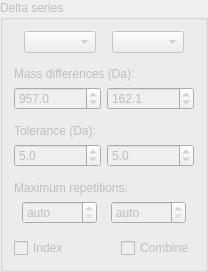
       <widget class="QGroupBox" name="gbDeltaSeries">
        <property name="enabled">
         <bool>false</bool>
        </property>
        <property name="sizePolicy">
         <sizepolicy hsizetype="Fixed" vsizetype="Fixed">
          <horstretch>0</horstretch>
          <verstretch>0</verstretch>
         </sizepolicy>
        </property>
        <property name="minimumSize">
         <size>
          <width>159</width>
          <height>0</height>
         </size>
        </property>
        <property name="title">
         <string>Delta series</string>
        </property>
        <layout class="QGridLayout" name="gridLayout_9" rowstretch="0,0,0,0,0,0,0,0,0,0,0,0,0">
         <property name="verticalSpacing">
          <number>6</number>
         </property>
         <item row="12" column="0">
          <layout class="QHBoxLayout" name="horizontalLayout_13">
           <item>
            <widget class="QCheckBox" name="chIndexDelta">
             <property name="text">
              <string>Index</string>
             </property>
            </widget>
           </item>
           <item>
            <spacer name="horizontalSpacer_7">
             <property name="orientation">
              <enum>Qt::Horizontal</enum>
             </property>
             <property name="sizeHint" stdset="0">
              <size>
               <width>5</width>
               <height>20</height>
              </size>
             </property>
            </spacer>
           </item>
           <item>
            <widget class="QCheckBox" name="chCombineDelta">
             <property name="text">
              <string>Combine</string>
             </property>
            </widget>
           </item>
          </layout>
         </item>
         <item row="5" column="0">
          <widget class="QLabel" name="label_3">
           <property name="text">
            <string>Tolerance (Da):</string>
           </property>
          </widget>
         </item>
         <item row="6" column="0">
          <layout class="QHBoxLayout" name="horizontalLayout_7">
           <item>
            <widget class="QDoubleSpinBox" name="sbDeltaTolerance1">
             <property name="minimumSize">
              <size>
               <width>75</width>
               <height>20</height>
              </size>
             </property>
             <property name="decimals">
              <number>1</number>
             </property>
             <property name="minimum">
              <double>0.100000000000000</double>
             </property>
             <property name="singleStep">
              <double>0.100000000000000</double>
             </property>
             <property name="value">
              <double>5.000000000000000</double>
             </property>
            </widget>
           </item>
           <item>
            <widget class="QDoubleSpinBox" name="sbDeltaTolerance2">
             <property name="minimumSize">
              <size>
               <width>75</width>
               <height>20</height>
              </size>
             </property>
             <property name="decimals">
              <number>1</number>
             </property>
             <property name="minimum">
              <double>0.100000000000000</double>
             </property>
             <property name="singleStep">
              <double>0.100000000000000</double>
             </property>
             <property name="value">
              <double>5.000000000000000</double>
             </property>
            </widget>
           </item>
          </layout>
         </item>
         <item row="2" column="0">
          <widget class="QLabel" name="label_7">
           <property name="text">
            <string>Mass differences (Da):</string>
           </property>
          </widget>
         </item>
         <item row="3" column="0">
          <layout class="QHBoxLayout" name="horizontalLayout_9">
           <item>
            <widget class="QDoubleSpinBox" name="sbDeltaValue1">
             <property name="enabled">
              <bool>false</bool>
             </property>
             <property name="minimumSize">
              <size>
               <width>75</width>
               <height>20</height>
              </size>
             </property>
             <property name="decimals">
              <number>1</number>
             </property>
             <property name="minimum">
              <double>1.000000000000000</double>
             </property>
             <property name="maximum">
              <double>1000.000000000000000</double>
             </property>
             <property name="singleStep">
              <double>0.100000000000000</double>
             </property>
             <property name="value">
              <double>957.000000000000000</double>
             </property>
            </widget>
           </item>
           <item>
            <widget class="QDoubleSpinBox" name="sbDeltaValue2">
             <property name="minimumSize">
              <size>
               <width>75</width>
               <height>20</height>
              </size>
             </property>
             <property name="decimals">
              <number>1</number>
             </property>
             <property name="minimum">
              <double>1.000000000000000</double>
             </property>
             <property name="maximum">
              <double>1000.000000000000000</double>
             </property>
             <property name="singleStep">
              <double>0.100000000000000</double>
             </property>
             <property name="value">
              <double>162.099999999999994</double>
             </property>
            </widget>
           </item>
          </layout>
         </item>
         <item row="8" column="0">
          <widget class="QLabel" name="label_11">
           <property name="text">
            <string>Maximum repetitions:</string>
           </property>
          </widget>
         </item>
         <item row="9" column="0">
          <layout class="QHBoxLayout" name="horizontalLayout_12">
           <item>
            <widget class="QSpinBox" name="sbDeltaRepetition1">
             <property name="minimumSize">
              <size>
               <width>75</width>
               <height>20</height>
              </size>
             </property>
             <property name="maximumSize">
              <size>
               <width>75</width>
               <height>16777215</height>
              </size>
             </property>
             <property name="specialValueText">
              <string>auto</string>
             </property>
             <property name="minimum">
              <number>-1</number>
             </property>
             <property name="maximum">
              <number>99</number>
             </property>
             <property name="value">
              <number>-1</number>
             </property>
            </widget>
           </item>
           <item>
            <widget class="QSpinBox" name="sbDeltaRepetition2">
             <property name="minimumSize">
              <size>
               <width>75</width>
               <height>20</height>
              </size>
             </property>
             <property name="maximumSize">
              <size>
               <width>75</width>
               <height>16777215</height>
              </size>
             </property>
             <property name="specialValueText">
              <string>auto</string>
             </property>
             <property name="minimum">
              <number>-1</number>
             </property>
             <property name="maximum">
              <number>99</number>
             </property>
             <property name="value">
              <number>-1</number>
             </property>
            </widget>
           </item>
          </layout>
         </item>
         <item row="0" column="0">
          <layout class="QHBoxLayout" name="horizontalLayout_10">
           <item>
            <spacer name="horizontalSpacer_3">
             <property name="orientation">
              <enum>Qt::Horizontal</enum>
             </property>
             <property name="sizeHint" stdset="0">
              <size>
               <width>10</width>
               <height>20</height>
              </size>
             </property>
            </spacer>
           </item>
           <item>
            <widget class="QComboBox" name="cbDeltaSymbol1">
             <property name="minimumSize">
              <size>
               <width>0</width>
               <height>0</height>
              </size>
             </property>
             <property name="iconSize">
              <size>
               <width>20</width>
               <height>20</height>
              </size>
             </property>
            </widget>
           </item>
           <item>
            <spacer name="horizontalSpacer_2">
             <property name="orientation">
              <enum>Qt::Horizontal</enum>
             </property>
             <property name="sizeHint" stdset="0">
              <size>
               <width>10</width>
               <height>20</height>
              </size>
             </property>
            </spacer>
           </item>
           <item>
            <widget class="QComboBox" name="cbDeltaSymbol2">
             <property name="iconSize">
              <size>
               <width>20</width>
               <height>20</height>
              </size>
             </property>
            </widget>
           </item>
           <item>
            <spacer name="horizontalSpacer_4">
             <property name="orientation">
              <enum>Qt::Horizontal</enum>
             </property>
             <property name="sizeHint" stdset="0">
              <size>
               <width>10</width>
               <height>20</height>
              </size>
             </property>
            </spacer>
           </item>
          </layout>
         </item>
         <item row="1" column="0">
          <spacer name="verticalSpacer_3">
           <property name="orientation">
            <enum>Qt::Vertical</enum>
           </property>
           <property name="sizeType">
            <enum>QSizePolicy::Fixed</enum>
           </property>
           <property name="sizeHint" stdset="0">
            <size>
             <width>20</width>
             <height>8</height>
            </size>
           </property>
          </spacer>
         </item>
         <item row="4" column="0">
          <spacer name="verticalSpacer_4">
           <property name="orientation">
            <enum>Qt::Vertical</enum>
           </property>
           <property name="sizeType">
            <enum>QSizePolicy::Fixed</enum>
           </property>
           <property name="sizeHint" stdset="0">
            <size>
             <width>20</width>
             <height>8</height>
            </size>
           </property>
          </spacer>
         </item>
         <item row="7" column="0">
          <spacer name="verticalSpacer_5">
           <property name="orientation">
            <enum>Qt::Vertical</enum>
           </property>
           <property name="sizeType">
            <enum>QSizePolicy::Fixed</enum>
           </property>
           <property name="sizeHint" stdset="0">
            <size>
             <width>20</width>
             <height>8</height>
            </size>
           </property>
          </spacer>
         </item>
         <item row="10" column="0">
          <spacer name="verticalSpacer_6">
           <property name="orientation">
            <enum>Qt::Vertical</enum>
           </property>
           <property name="sizeType">
            <enum>QSizePolicy::Fixed</enum>
           </property>
           <property name="sizeHint" stdset="0">
            <size>
             <width>20</width>
             <height>8</height>
            </size>
           </property>
          </spacer>
         </item>
        </layout>
       </widget>
